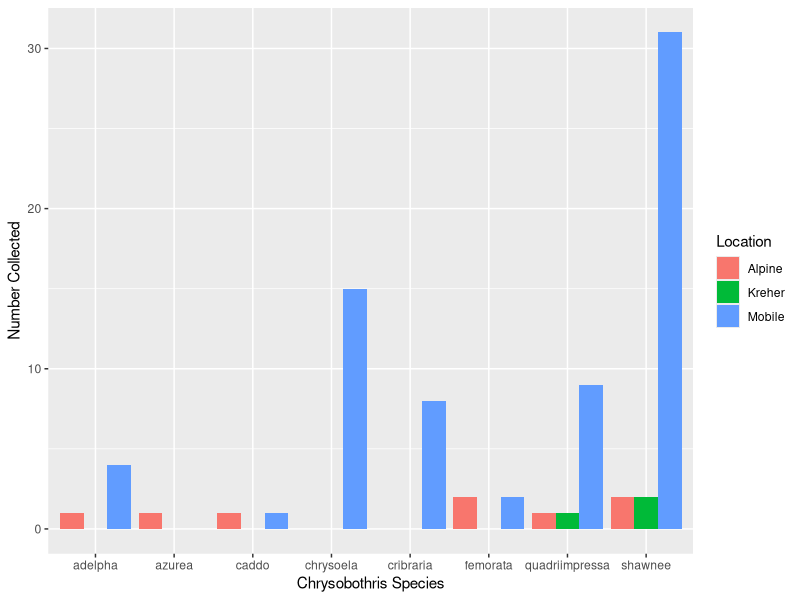
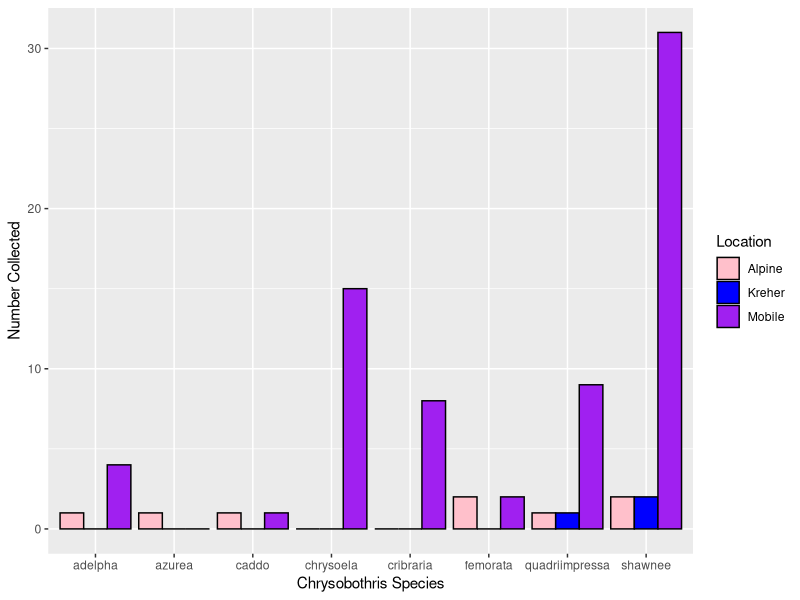
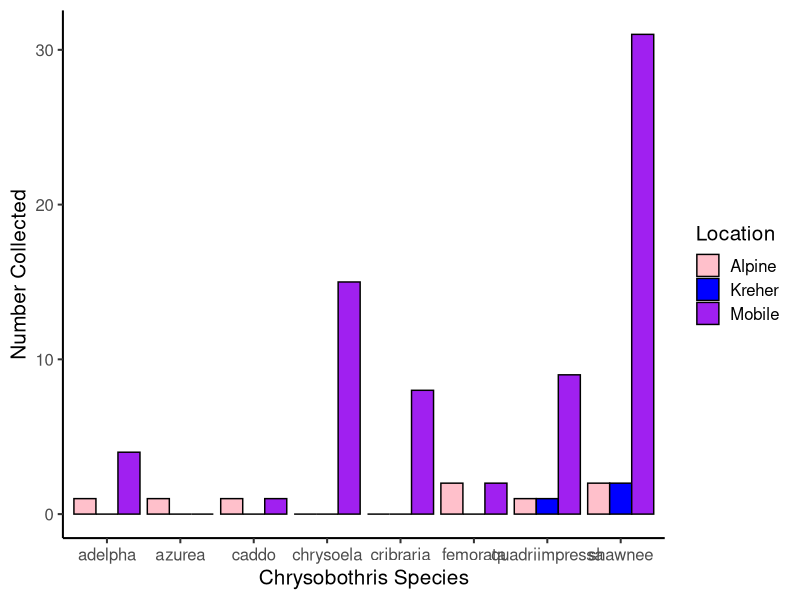
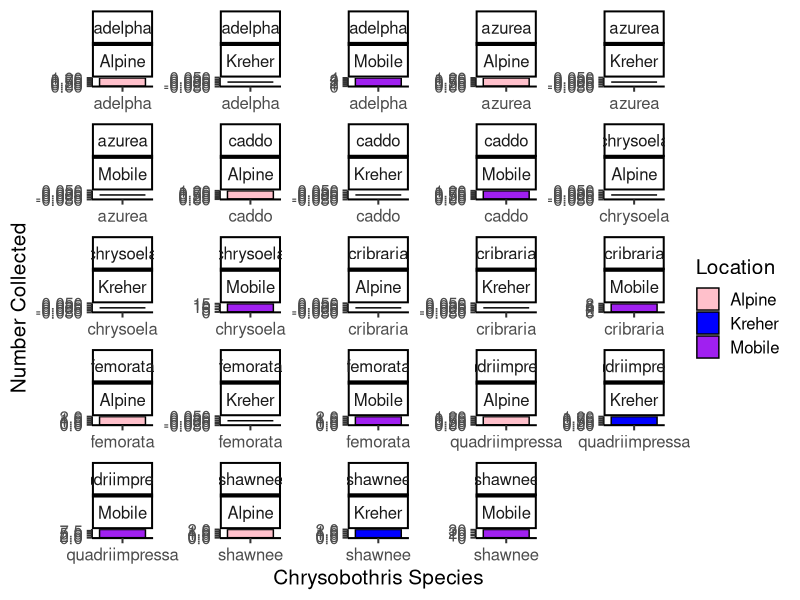
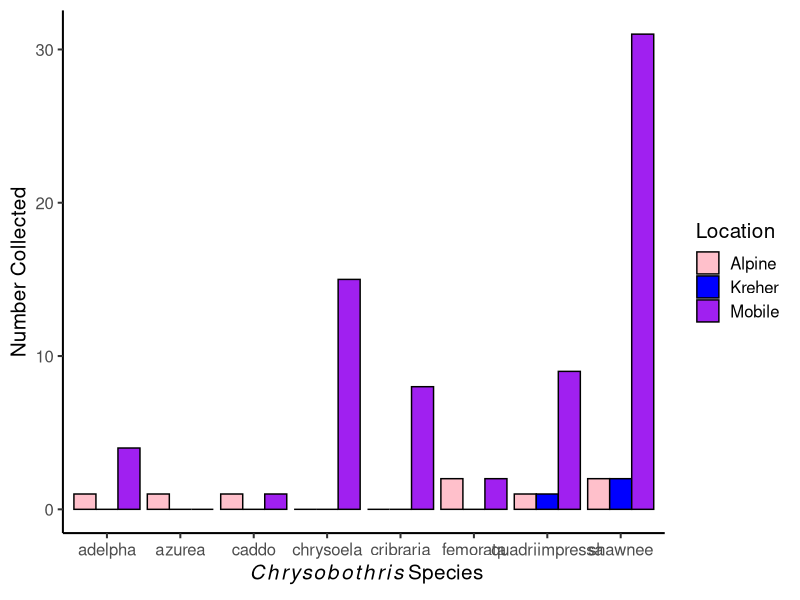

R code for these plots, in order:
## ---- chunk 1
##this code is so that the figures display in this markdown file without species names overlapping on the x axis.
library(knitr)
knitr::opts_chunk$set(fig.width=12, fig.height=9)
## ---- chunk 2
#install.packages("ggplot2")
library(ggplot2)
## ---- chunk 3
TrapData<-read.csv("TrapData.csv")
## ---- chunk 4
ggplot(TrapData, aes(x=Species,y=Collected,fill=Location))+
  stat_summary(fun=mean,geom="bar",position="dodge")+
  ylab("Number Collected")+
  xlab("Chrysobothris Species")
## ---- chunk 5
ggplot(TrapData, aes(x=Species,y=Collected,fill=Location))+
  stat_summary(fun=mean,geom="bar",position="dodge",color="black")+
  ylab("Number Collected")+
  xlab("Chrysobothris Species")+
  scale_fill_manual(values=c("pink","blue","purple"))
## ---- chunk 6
ggplot(TrapData, aes(x=Species,y=Collected,fill=Location))+
  stat_summary(fun=mean,geom="bar",position="dodge",color="black")+
  ylab("Number Collected")+
  xlab("Chrysobothris Species")+
  scale_fill_manual(values=c("pink","blue","purple"))+
  theme_classic(base_size = 15)
## ---- chunk 7
ggplot(TrapData, aes(x=Species,y=Collected,fill=Location))+
  stat_summary(fun=mean,geom="bar",position="dodge",color="black")+
  ylab("Number Collected")+
  xlab("Chrysobothris Species")+
  scale_fill_manual(values=c("pink","blue","purple"))+
  theme_classic(base_size = 15)+
  facet_wrap(~Species*Location,scales = "free")
## ---- chunk 8
ggplot(TrapData, aes(x=Species,y=Collected,fill=Location))+
  stat_summary(fun=mean,geom="bar",position="dodge",color="black")+
  labs(y="Number Collected",
     x=expression(~italic(Chrysobothris)~ 'Species'))+
  scale_fill_manual(values=c("pink","blue","purple"))+
  theme_classic(base_size = 15)

## ---- chunk 9
vec<-c(1:100)
vec
## ---- chunk 10
Matrix<-matrix(data=c("Nicole","Jordan","Kayla"),nrow=3,ncol=4)
Matrix
## ---- chunk 11
df<-data.frame(vec[1:3],Matrix[,2])
df
## ---- chunk 12
ToothGrowth
## ---- chunk 13
subset(ToothGrowth,supp=="VC")
## ---- chunk 14
subset(ToothGrowth,supp=="VC" & dose=="0.5")
## ---- chunk 15
ToothGrowth$len[1:10]
